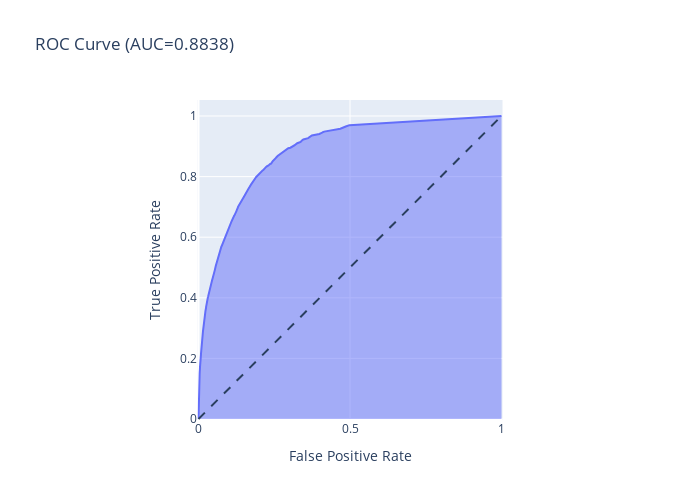

Notebook source saved alongside this figure:
### Code cell
from sklearn.linear_model import LogisticRegression
from sklearn.metrics import roc_curve, auc
from sklearn.datasets import make_classification


y_score = model.predict_proba(imputed_X_valid)[:, 1]

fpr, tpr, thresholds = roc_curve(y_valid, y_score)

fig = px.area(
    x=fpr, y=tpr,
    title=f'ROC Curve (AUC={auc(fpr, tpr):.4f})',
    labels=dict(x='False Positive Rate', y='True Positive Rate'),
    width=700, height=500
)
fig.add_shape(
    type='line', line=dict(dash='dash'),
    x0=0, x1=1, y0=0, y1=1
)

fig.update_yaxes(scaleanchor="x", scaleratio=1)
fig.update_xaxes(constrain='domain')
fig.show()

### Figure 1 — Plotly figure (JSON) as saved in the notebook; plotly's stock layout.template omitted (floating-point values rounded to 4 significant figures; data arrays with more than 128 entries replaced by an {"elided": "..."} marker saying what was removed)
{"data": [{"hovertemplate": "False Positive Rate=%{x}<br>True Positive Rate=%{y}<extra></extra>", "legendgroup": "", "line": {"color": "#636efa"}, "mode": "lines", "name": "", "orientation": "v", "showlegend": false, "stackgroup": "1", "type": "scatter", "x": {"elided": "5810 float values"}, "xaxis": "x", "y": {"elided": "5810 float values"}, "yaxis": "y"}], "layout": {"height": 500, "legend": {"tracegroupgap": 0}, "shapes": [{"line": {"dash": "dash"}, "type": "line", "x0": 0, "x1": 1, "y0": 0, "y1": 1}], "title": {"text": "ROC Curve (AUC=0.8838)"}, "width": 700, "xaxis": {"anchor": "y", "constrain": "domain", "domain": [0, 1], "title": {"text": "False Positive Rate"}}, "yaxis": {"anchor": "x", "domain": [0, 1], "scaleanchor": "x", "scaleratio": 1, "title": {"text": "True Positive Rate"}}}}
